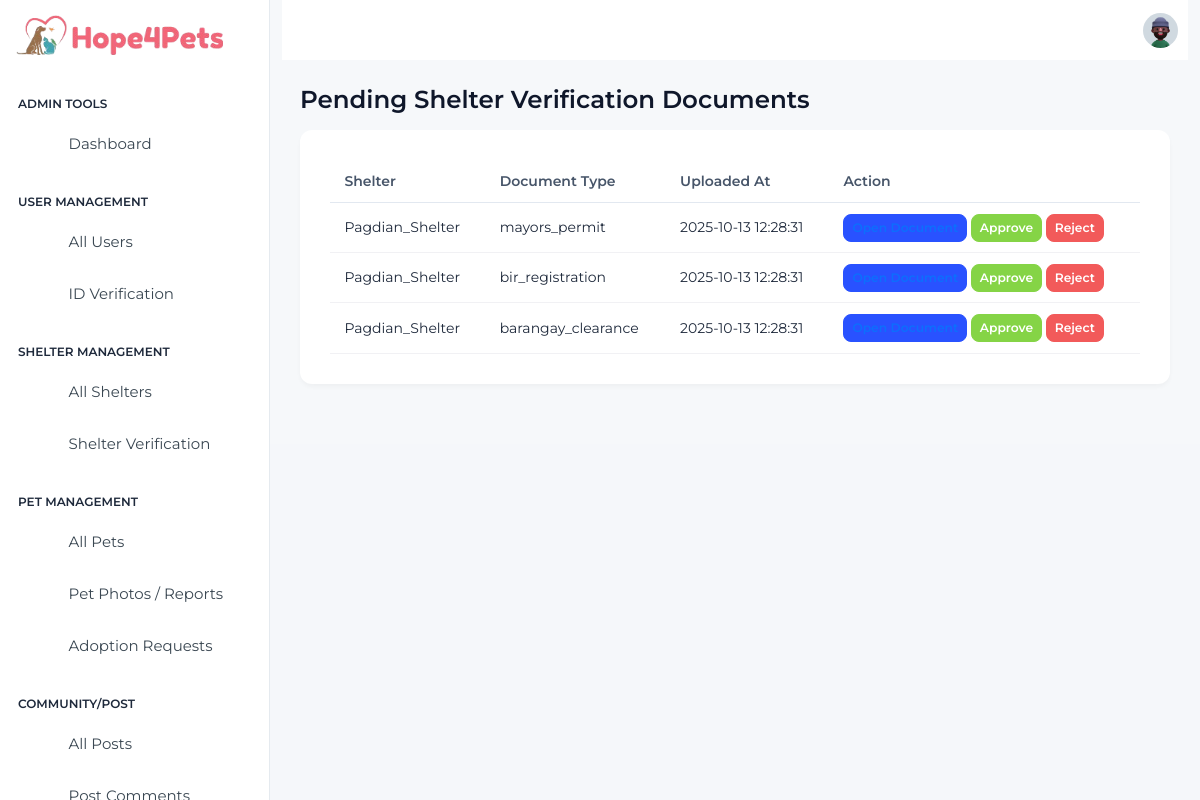
The page /admin/views/Shelter/shelter-verification-requests.php (signed in) on the database its author committed.
### tables this page shows
CREATE TABLE `shelter_documents` (
  `id` bigint(20) UNSIGNED NOT NULL,
  `shelter_id` bigint(20) UNSIGNED NOT NULL,
  `doc_type` varchar(100) DEFAULT NULL,
  `file_path` varchar(500) NOT NULL,
  `status` enum('pending','approved','rejected') DEFAULT 'pending',
  `uploaded_at` timestamp NOT NULL DEFAULT current_timestamp(),
  `reviewed_by` bigint(20) UNSIGNED DEFAULT NULL,
  `reviewed_at` timestamp NULL DEFAULT NULL
);

CREATE TABLE `shelters` (
  `id` bigint(20) UNSIGNED NOT NULL,
  `user_id` bigint(20) UNSIGNED NOT NULL,
  `shelter_name` varchar(255) NOT NULL,
  `address` varchar(255) DEFAULT NULL,
  `contact_number` varchar(50) DEFAULT NULL,
  `verified_badge` tinyint(1) DEFAULT 0,
  `created_at` timestamp NOT NULL DEFAULT current_timestamp(),
  `is_verified` tinyint(1) NOT NULL DEFAULT 0,
  `verified_at` timestamp NULL DEFAULT NULL,
  `verified_by` bigint(20) UNSIGNED DEFAULT NULL
);

### controllers/BaseController.php (called while the page is built, shortened)
<?php
require_once __DIR__ . '/../config/db-connection/db_connection.php';
abstract class BaseController {
    protected static ?mysqli $conn = null;
    protected static function db(): mysqli {
        if (self::$conn === null) {
            global $conn;
            self::$conn = $conn;
        }
        return self::$conn;
    }
    protected static function fetchAll(string $sql, string $types = '', array $params = []): array {
        $mysqli = self::db();
        try {
            if ($types !== '' && !empty($params)) {
                $stmt = $mysqli->prepare($sql);
                $stmt->bind_param($types, ...$params);
                $stmt->execute();
                $result = $stmt->get_result();
                $rows = $result ? $result->fetch_all(MYSQLI_ASSOC) : [];
                return $rows;
            }
            $result = $mysqli->query($sql);
            $rows = $result->fetch_all(MYSQLI_ASSOC);
            return $rows;
        } catch (mysqli_sql_exception $e) {
            error_log('DB error in fetchAll: ' . $e->getMessage() . ' -- SQL: ' . $sql);
            return [];
        }
    }
}

### admin/controllers/Shelter/shelter-verification-requests-controller.php (called while the page is built, shortened)
<?php
require_once __DIR__ . '/../../../controllers/BaseController.php';
class ShelterVerificationRequestsController extends BaseController {
    public static function fetchDocuments(?int $shelterId = null, int $limit = 500): array {
        $sql = "SELECT sd.id, sd.shelter_id, sd.doc_type, sd.file_path, sd.status, sd.uploaded_at, sd.reviewed_at, s.shelter_name as shelter_name, s.user_id as shelter_owner_user_id
                FROM shelter_documents sd
                LEFT JOIN shelters s ON sd.shelter_id = s.id
                WHERE sd.status = 'pending'
                " . ($shelterId ? " AND sd.shelter_id = ?" : "") . "
                ORDER BY sd.uploaded_at ASC
                LIMIT ?";
        return self::fetchAll($sql, 'i', [$limit]);
    }
}
?>

### admin/views/Shelter/shelter-verification-requests.php (the view, shortened to what this page needs)
<?php
include dirname(__DIR__, 2) . '/sidebar.php';
?>
<?php
include dirname(__DIR__, 2) . '/controllers/Shelter/shelter-verification-requests-controller.php';
$docs = ShelterVerificationRequestsController::fetchDocuments(null, 200);
?>
<div class="body-wrapper">
<?php include dirname(__DIR__, 2) . '/header.php'; ?>
<div class="container-fluid">
	<div class="d-flex align-items-center justify-content-between mb-3">
		<h3 class="mb-0">Pending Shelter Verification Documents</h3>
	</div>
    <div class="card mt-3">
        <div class="card-body">
            <div class="table-responsive">
                <table class="table table-sm align-middle mb-0">
                    <thead>
                        <tr>
                            <th>Shelter</th>
                            <th>Document Type</th>
                            <th>Uploaded At</th>
                            <th>Action</th>
                        </tr>
                    </thead>
                    <tbody>
                    <?php foreach ($docs as $doc): ?>
                        <tr>
                            <td><?= htmlspecialchars($doc['shelter_name'] ?? '') ?></td>
                            <td><?= htmlspecialchars($doc['doc_type'] ?? '') ?></td>
                            <td><?= htmlspecialchars($doc['uploaded_at'] ?? '') ?></td>
                            <td>
                                <a class="btn btn-primary btn-sm"
                                    href="/Hope4PetsOnlinePetAdoptionandRehomingSystem/admin/controllers/serve-shelter-document.php?id=<?= $doc['id'] ?>"
                                    target="_blank">
                                </a>
                                <form method="post" action="/Hope4PetsOnlinePetAdoptionandRehomingSystem/admin/controllers/review-shelter-document-action.php" style="display:inline;">
                                    <button type="submit" class="btn btn-success btn-sm" onclick="return confirm('Approve this document?');">Approve</button>
                                </form>
                                <form method="post" action="/Hope4PetsOnlinePetAdoptionandRehomingSystem/admin/controllers/review-shelter-document-action.php" style="display:inline;">
                                    <button type="submit" class="btn btn-danger btn-sm" onclick="return confirm('Reject this document?');">Reject</button>
                                </form>
                            </td>
                        </tr>
                    <?php endforeach; ?>
                    </tbody>
                </table>
            </div>
        </div>
    </div>
</div>
<?php include dirname(__DIR__, 2) . '/footer.php'; ?>

### rows shown on the page
shelter_documents: shelter.shelter_name "Pagdian_Shelter", doc_type "mayors_permit", uploaded_at "2025-10-13 12:28:31"
shelter_documents: shelter.shelter_name "Pagdian_Shelter", doc_type "bir_registration", uploaded_at "2025-10-13 12:28:31"
shelter_documents: shelter.shelter_name "Pagdian_Shelter", doc_type "barangay_clearance", uploaded_at "2025-10-13 12:28:31"
